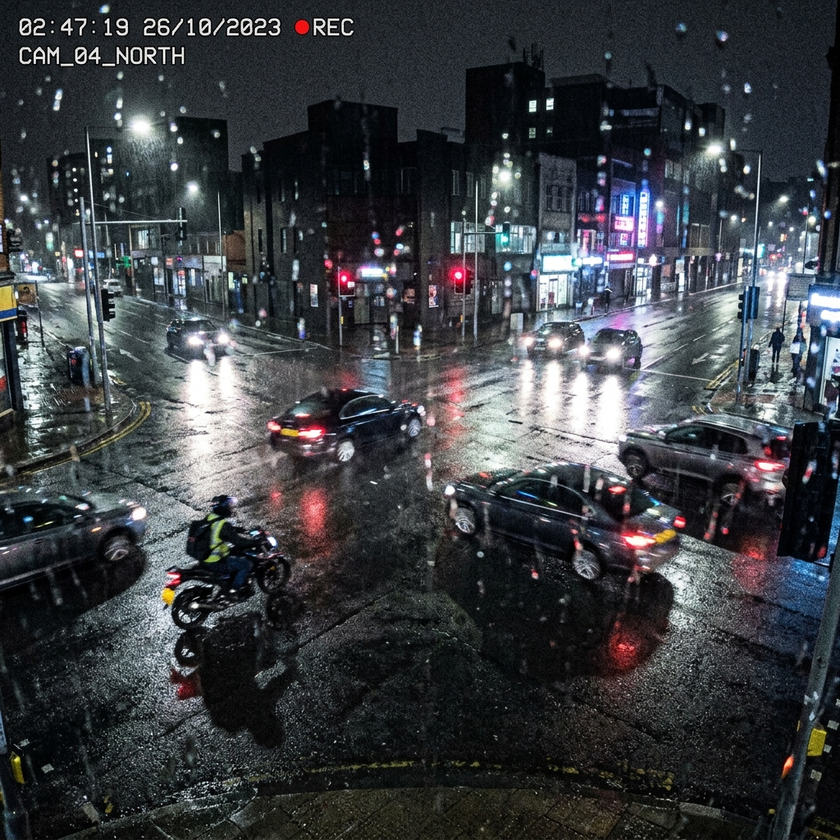
#> input picture hackathon flipkart/assets/original.png, 840 x 840 px, shrunk from 1024 x 1024 before the run
$ python -i preprocessor.py   (imports and definitions only)
#> lines starting #> are read from the running program, lines starting #| are printed output that depends on the picture
# core/vision/preprocessor.py
"""Image Preprocessing Pipeline for TrafficVision AI.

Provides a multi-stage image preprocessing pipeline optimized for
traffic surveillance footage, including low-light enhancement,
denoising, and motion blur correction.
"""

from typing import List, Tuple

import cv2
import numpy as np


def preprocess_image(image_path: str) -> Tuple[np.ndarray, np.ndarray, List[str]]:
    """Run the full preprocessing pipeline on a traffic surveillance image.

    The pipeline applies the following stages in order:
        1. CLAHE (Contrast Limited Adaptive Histogram Equalization) for
           low-light / uneven-illumination enhancement.
        2. Non-local means denoising (``cv2.fastNlMeansDenoisingColored``)
           to suppress sensor noise while preserving edges.
        3. Sharpening via an unsharp-mask kernel to counteract motion blur
           commonly present in traffic camera feeds.

    Args:
        image_path: Absolute or relative path to the input image file.

    Returns:
        A tuple of ``(original_image, processed_image, logs)`` where:
            - ``original_image`` is the unmodified BGR image read from disk.
            - ``processed_image`` is the fully preprocessed BGR image.
            - ``logs`` is a list of terminal-style log strings describing
              each pipeline stage and its outcome.

    Raises:
        FileNotFoundError: If the image cannot be read from ``image_path``.
    """
    logs: List[str] = []

    # ------------------------------------------------------------------
    # Stage 0: Read image from disk
    # ------------------------------------------------------------------
    logs.append(f"[PREPROCESS] Reading image from '{image_path}'...")
    original_image: np.ndarray = cv2.imread(image_path)
#> original_image is the input picture: shape (840, 840, 3); mean B, G, R 67.1, 63.1, 60.1

    if original_image is None:
        error_msg = f"[PREPROCESS] ERROR: Unable to read image at '{image_path}'."
        logs.append(error_msg)
        raise FileNotFoundError(error_msg)

    height, width = original_image.shape[:2]
#> height = 840; width = 840
    logs.append(
        f"[PREPROCESS] Image loaded successfully — "
        f"{width}×{height} px, {original_image.shape[2]} channels. Done."
    )

    # Work on a copy so the original stays untouched.
    processed: np.ndarray = original_image.copy()

    # ------------------------------------------------------------------
    # Stage 1: CLAHE — Contrast Limited Adaptive Histogram Equalization
    # ------------------------------------------------------------------
    logs.append("[PREPROCESS] Applying CLAHE enhancement...")

    lab_image: np.ndarray = cv2.cvtColor(processed, cv2.COLOR_BGR2LAB)
#> lab_image: shape (840, 840, 3); mean of channels 0, 1, 2 64.9, 127.9, 125.4
    l_channel, a_channel, b_channel = cv2.split(lab_image)
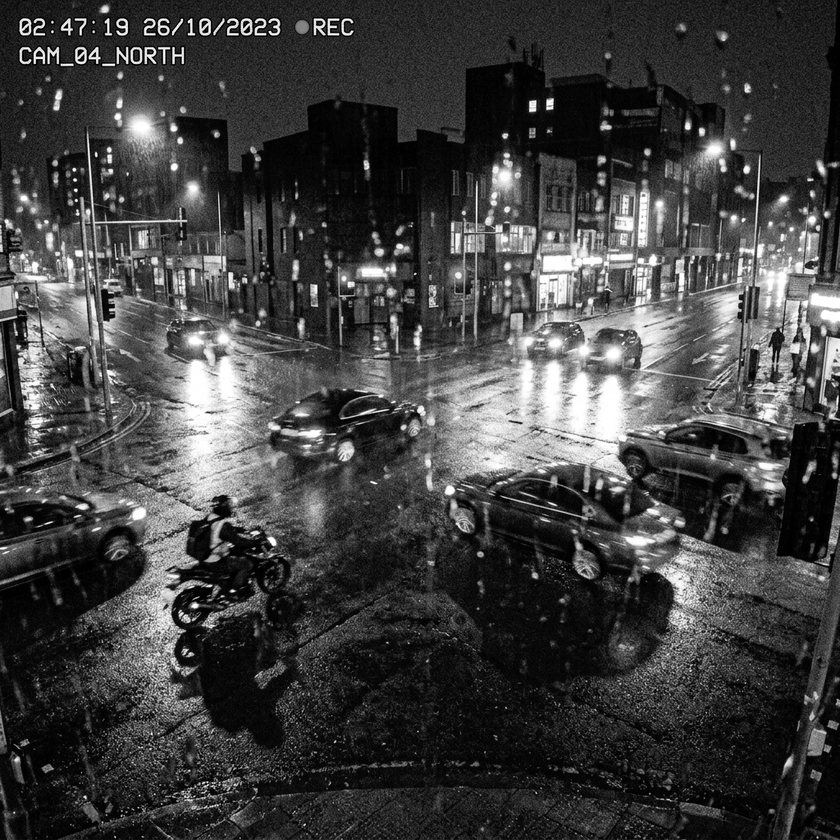
#> l_channel: shape (840, 840); min 0, max 255, mean 64.9
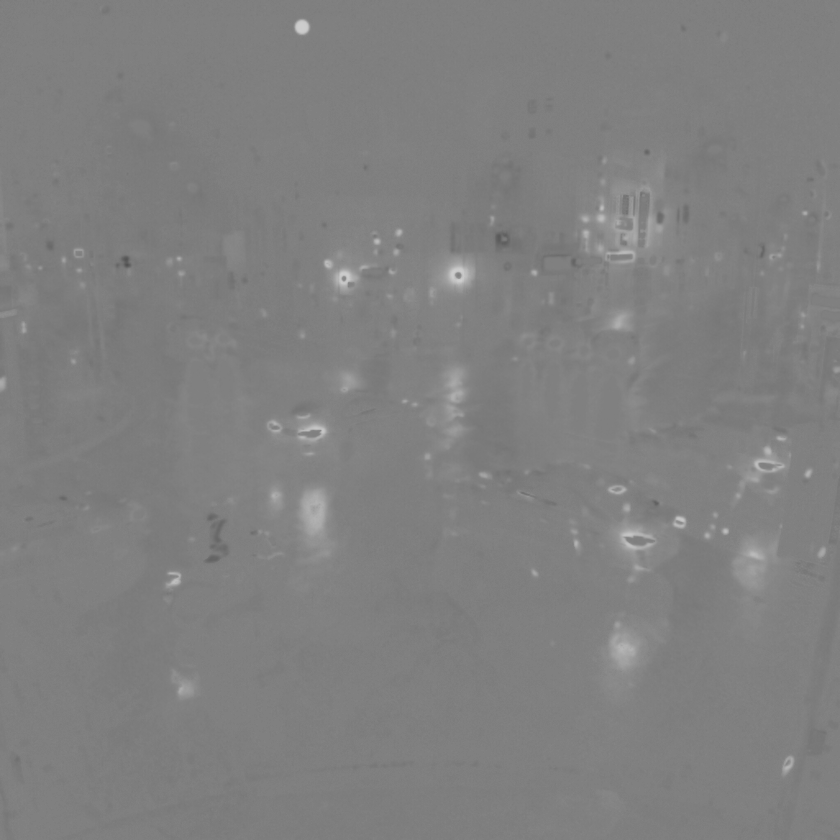
#> a_channel: shape (840, 840); min 82, max 206, mean 127.9
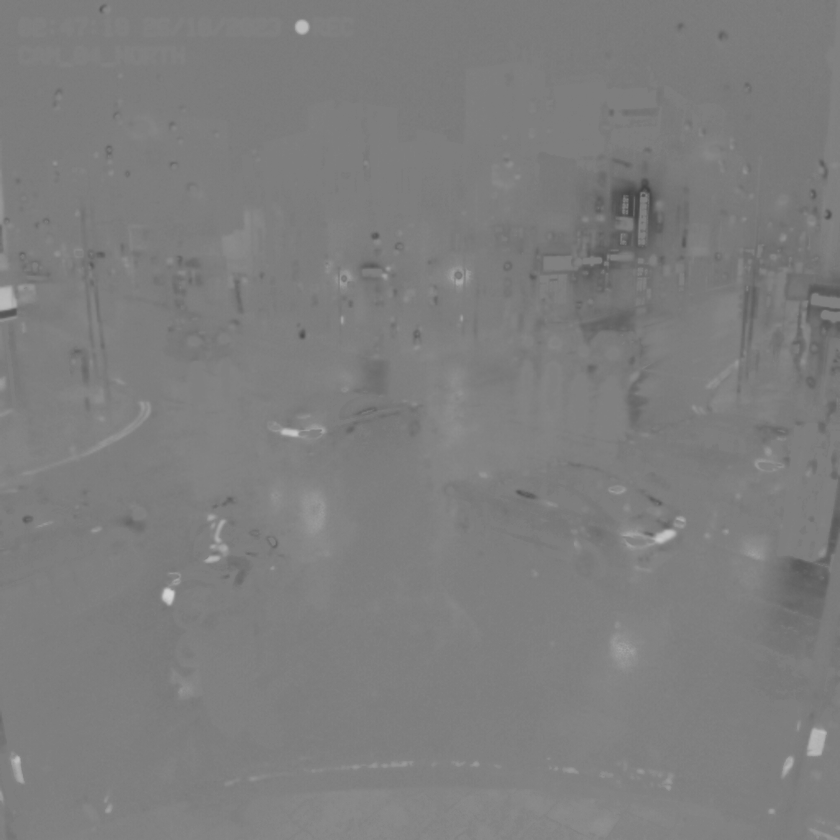
#> b_channel: shape (840, 840); min 66, max 213, mean 125.4

    clahe: cv2.CLAHE = cv2.createCLAHE(clipLimit=3.0, tileGridSize=(8, 8))
    l_enhanced: np.ndarray = clahe.apply(l_channel)
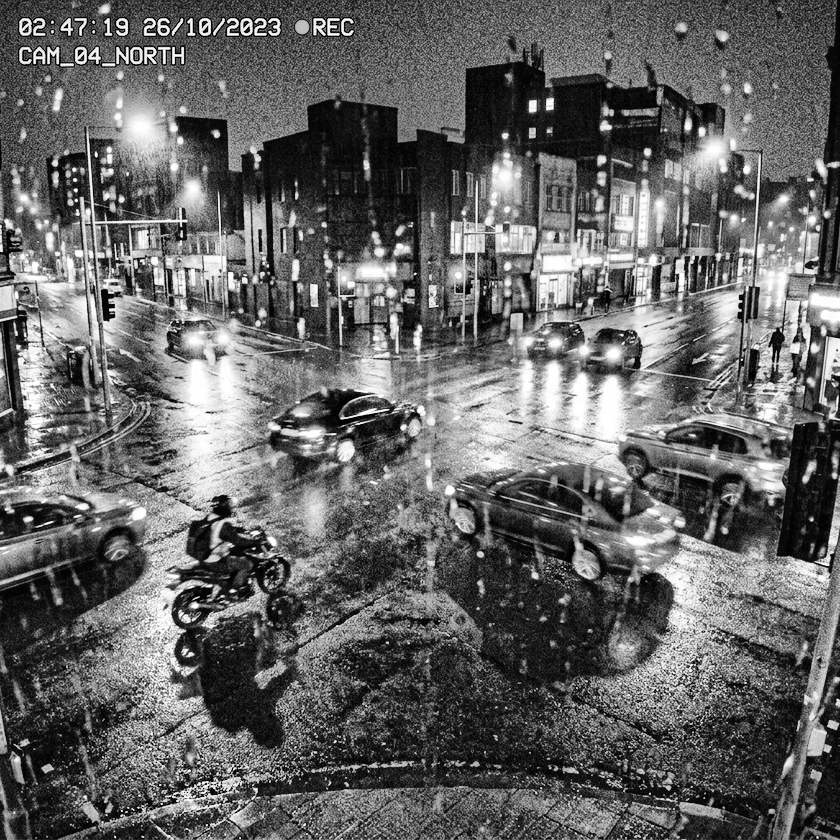
#> l_enhanced: shape (840, 840); min 0, max 255, mean 100.5

    lab_enhanced: np.ndarray = cv2.merge([l_enhanced, a_channel, b_channel])
#> lab_enhanced: shape (840, 840, 3); mean of channels 0, 1, 2 100.5, 127.9, 125.4
    processed = cv2.cvtColor(lab_enhanced, cv2.COLOR_LAB2BGR)
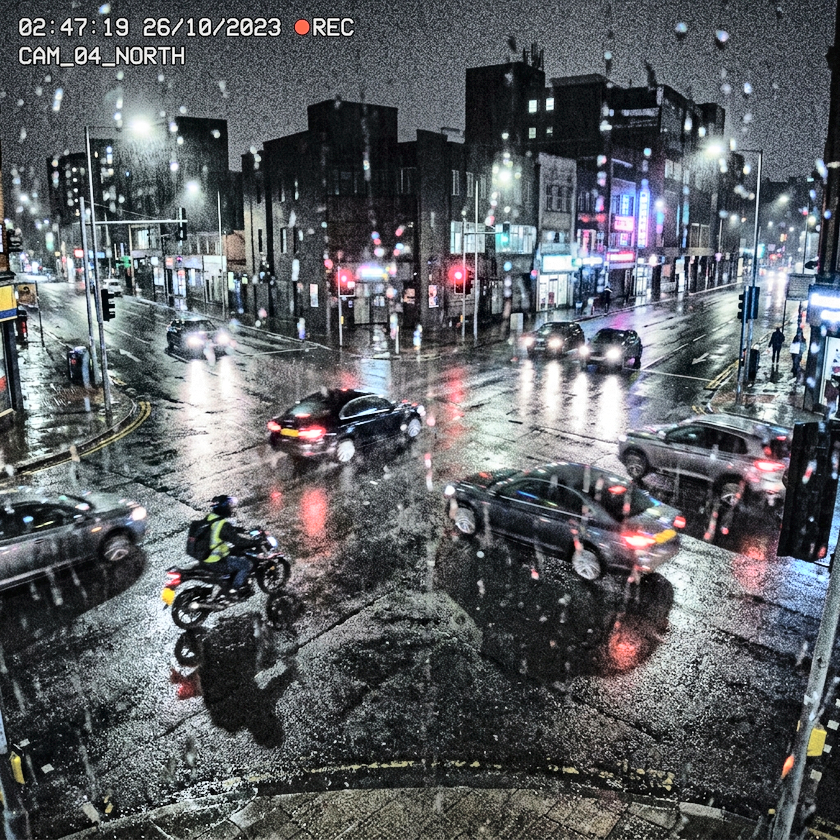
#> processed: shape (840, 840, 3); mean B, G, R 100.5, 96.6, 93.4

    logs.append("[PREPROCESS] Applying CLAHE enhancement... Done.")

    # ------------------------------------------------------------------
    # Stage 2: Non-local means denoising (colour-aware)
    # ------------------------------------------------------------------
    logs.append("[PREPROCESS] Applying Gaussian denoising (fastNlMeansDenoisingColored)...")

    processed = cv2.fastNlMeansDenoisingColored(
        processed,
        None,
        h=6,                 # Filter strength for luminance
        hColor=6,  # Filter strength for colour components
        templateWindowSize=7,
        searchWindowSize=21,
    )

    logs.append(
        "[PREPROCESS] Applying Gaussian denoising (fastNlMeansDenoisingColored)... Done."
    )

    # ------------------------------------------------------------------
    # Stage 3: Motion-blur correction via sharpening kernel
    # ------------------------------------------------------------------
    logs.append("[PREPROCESS] Applying motion blur correction (sharpening kernel)...")

    sharpening_kernel: np.ndarray = np.array(
        [
            [0, -1, 0],
            [-1, 5, -1],
            [0, -1, 0],
        ],
        dtype=np.float32,
    )
    processed = cv2.filter2D(processed, ddepth=-1, kernel=sharpening_kernel)
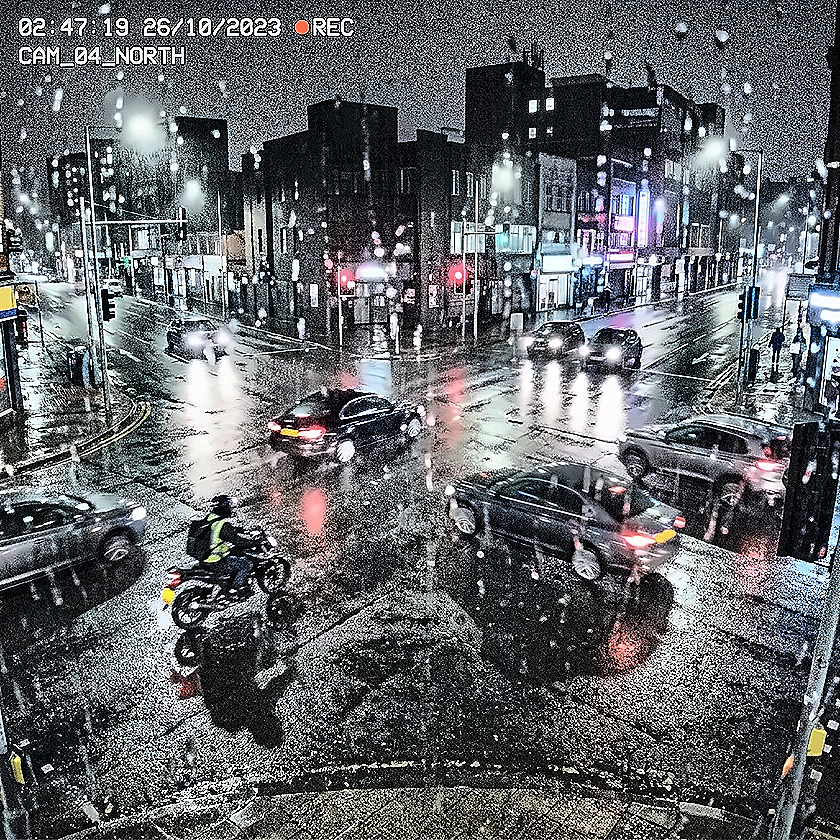
#> processed: shape (840, 840, 3); mean B, G, R 104.3, 101.1, 98.2

    logs.append(
        "[PREPROCESS] Applying motion blur correction (sharpening kernel)... Done."
    )

    # ------------------------------------------------------------------
    # Pipeline complete
    # ------------------------------------------------------------------
    logs.append("[PREPROCESS] ✔ Preprocessing pipeline complete.")

    return original_image, processed, logs

>>> result = preprocess_image('../../../../hackathon flipkart/assets/original.png')
